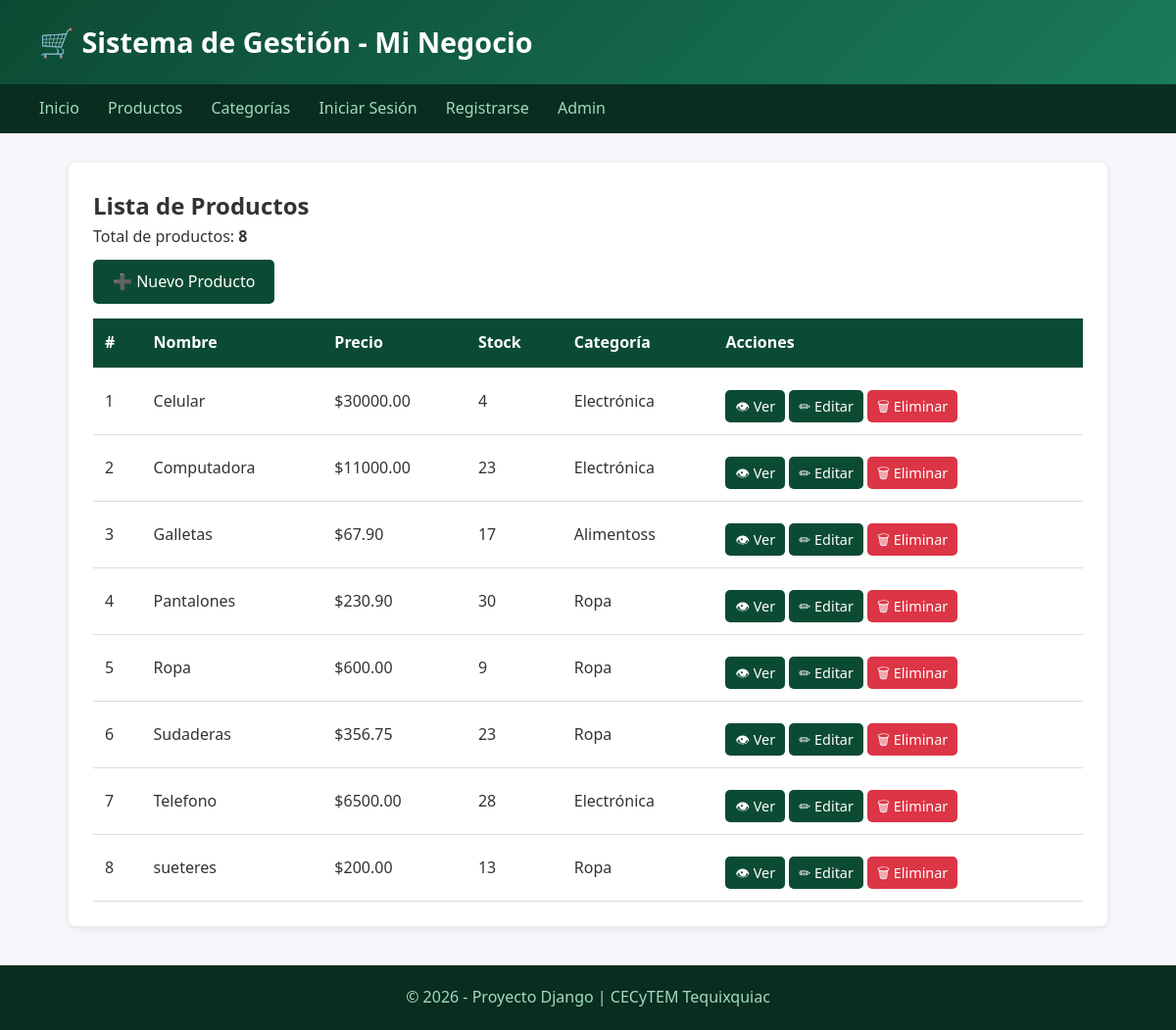
/productos/, run on the app's committed database.
### catalog/models.py (models this page shows, shortened)
class Producto(models.Model):
     nombre = models.CharField(max_length=200)
     descripcion = models.TextField(blank=True, null=True)
     precio = models.DecimalField(max_digits=10, decimal_places=2)
     stock = models.IntegerField(default=0)
     categoria = models.ForeignKey(Categoria, on_delete=models.CASCADE)
     fecha_creacion = models.DateTimeField(auto_now_add=True)
     activo = models.BooleanField(default=True)
     class Meta:
          verbose_name = "Producto"
          verbose_name_plural = "Productos"
          ordering = ['nombre']

class Categoria(models.Model):
     nombre = models.CharField(max_length=100)
     descripcion = models.TextField(blank=True, null=True)
     class Meta:
          verbose_name = "Categoría"
          verbose_name_plural = "Categorías"

### catalog/views.py (the view)
# urls.py: path('productos/', views.lista_productos, name='lista_productos'),
def lista_productos(request):
    productos = Producto.objects.all()
    contexto = {'productos': productos, 'titulo': 'Lista de Productos'}
    return render(request, 'catalog/lista_productos.html', contexto)

### catalog/templates/catalog/lista_productos.html (shortened to what this page needs)
{% extends 'catalog/base.html' %}
{% block contenido %}
<div class="card">
<h2>{{ titulo }}</h2>
<p>Total de productos: <strong>{{ productos|length }}</strong></p>
<a href="{% url 'catalog:crear_producto' %}" class="btn">➕ Nuevo Producto</a>
{% if productos %}
<table>
<thead>
<tr>
<th>#</th>
<th>Nombre</th>
<th>Precio</th>
<th>Stock</th>
<th>Categoría</th>
<th>Acciones</th>
</tr>
</thead>
<tbody>
{% for producto in productos %}
<tr>
<td>{{ forloop.counter }}</td>
<td>{{ producto.nombre }}</td>
<td>${{ producto.precio }}</td>
<td>{{ producto.stock }}</td>
<td>{{ producto.categoria.nombre }}</td>
<td>
<a href="{% url 'catalog:detalle_producto' producto.id %}" class="btn" style="padding: 5px 10px; font-size: 0.9rem;">👁 Ver</a>
<a href="{% url 'catalog:editar_producto' producto.id %}" class="btn" style="padding: 5px 10px; font-size: 0.9rem;">✏ Editar</a>
<a href="{% url 'catalog:eliminar_producto' producto.id %}" class="btn" style="padding: 5px 10px; font-size: 0.9rem; background-color: #dc3545;">🗑 Eliminar</a>
</td>
</tr>
{% endfor %}
</tbody>
</table>
{% else %}
<p>No hay productos registrados.</p>
{% endif %}
</div>
{% endblock %}

### catalog/templates/catalog/base.html (shortened to what this page needs)
<!DOCTYPE html>
<html lang="es">
<head>
        </head>
        <body>
            <header>
                <h1>🛒 Sistema de Gestión - Mi Negocio</h1>
            </header>
            <nav>
                <a href="{% url 'catalog:inicio' %}">Inicio</a>
                <a href="{% url 'catalog:lista_productos' %}">Productos</a>
                <a href="{% url 'catalog:lista_categorias' %}">Categorías</a>
             {% if user.is_authenticated %}
                 <span style="color: #a3d9c1; margin-left: 20px;">👤 {{ user.username }}</span>
                 <a href="{% url 'catalog:perfil' %}">Mi Perfil</a>
              {% if user.is_staff %}
                  <a href="{% url 'catalog:lista_usuarios' %}">Usuarios</a>
              {% endif %}
              <a href="{% url 'catalog:logout' %}">Cerrar Sesión</a>
              {% else %}
                  <a href="{% url 'catalog:login' %}">Iniciar Sesión</a>
                  <a href="{% url 'catalog:registro' %}">Registrarse</a>
              {% endif %}
              <a href="/admin/">Admin</a>
            </nav>
            <main>
                {% block contenido %}
                {% endblock %}
            </main>
            <footer>
                <p>&copy; 2026 - Proyecto Django | CECyTEM Tequixquiac</p>
            </footer>
        </body>
        </html>

### catalog/templates/catalog/base.html (style rules this page uses)
* { margin: 0; padding: 0; box-sizing: border-box; }
body { font-family: 'Segoe UI', Arial, sans-serif; background-color: #f4f6f9; color: #333; line-height: 1.6; }
header { background: linear-gradient(135deg, #0C4B33, #1a7a5a); color: white; padding: 20px 40px; box-shadow: 0 2px 10px rgba(0,0,0,0.1); }
header h1 { font-size: 1.8rem; }
nav { background-color: #092e20; padding: 12px 40px; }
nav a { color: #a3d9c1; text-decoration: none; margin-right: 25px; font-weight: 500; transition: color 0.3s; }
main { max-width: 1100px; margin: 30px auto; padding: 0 20px; }
.card { background: white; border-radius: 8px; padding: 25px; margin-bottom: 20px; box-shadow: 0 2px 8px rgba(0,0,0,0.08); }
footer { background-color: #092e20; color: #a3d9c1; text-align: center; padding: 20px; margin-top: 40px; }
table { width: 100%; border-collapse: collapse; margin-top: 15px; }
th, td { padding: 12px; text-align: left; border-bottom: 1px solid #ddd; }
th { background-color: #0C4B33; color: white; }
.btn { display: inline-block; background-color: #0C4B33; color: white; padding: 10px 20px; border-radius: 5px; text-decoration: none; margin-top: 10px; }

### data on the page
Producto: nombre "Celular", precio "30000.00", stock "4", categoria.nombre "Electrónica"
Producto: nombre "Computadora", precio "11000.00", stock "23", categoria.nombre "Electrónica"
Producto: nombre "Galletas", precio "67.90", stock "17", categoria.nombre "Alimentoss"
Producto: nombre "Pantalones", precio "230.90", stock "30", categoria.nombre "Ropa"
Producto: nombre "Ropa", precio "600.00", stock "9", categoria.nombre "Ropa"
Producto: nombre "Sudaderas", precio "356.75", stock "23", categoria.nombre "Ropa"
Producto: nombre "Telefono", precio "6500.00", stock "28", categoria.nombre "Electrónica"
Producto: nombre "sueteres", precio "200.00", stock "13", categoria.nombre "Ropa"

### other printed values
{{ titulo }} "Lista de Productos"
{{ productos|length }} "8"
